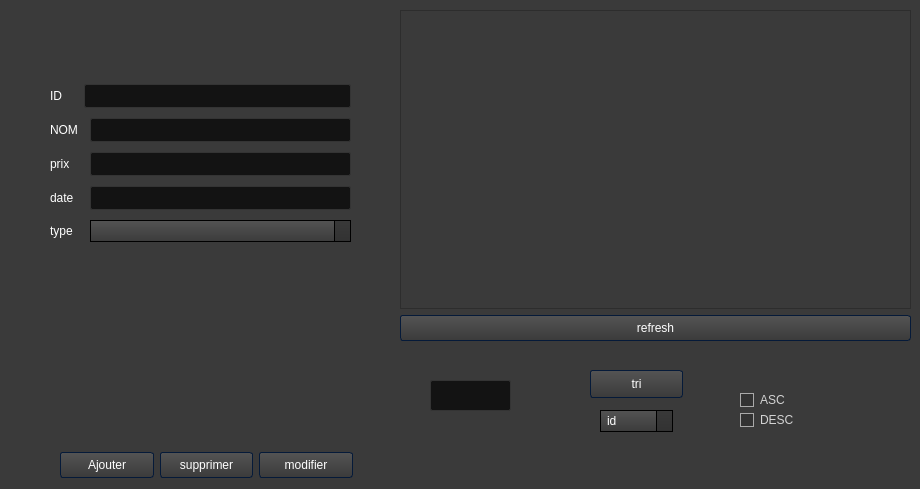
    <widget class="QWidget" name="tab_2">
     <property name="styleSheet">
      <string notr="true">

/*-----QWidget-----*/
QWidget
{
	background-color: #3a3a3a;
	color: #fff;
	selection-background-color: #b78620;
	selection-color: #000;

}


/*-----QLabel-----*/
QLabel
{
	background-color: transparent;
	color: #fff;

}


/*-----QMenuBar-----*/
QMenuBar 
{
	background-color: qlineargradient(spread:repeat, x1:1, y1:0, x2:1, y2:1, stop:0 rgba(57, 57, 57, 255),stop:1 rgba(50, 50, 50, 255));
	border: 1px solid #000;
	color: #fff;

}


QMenuBar::item 
{
	background-color: transparent;

}


QMenuBar::item:selected 
{
	background-color: rgba(183, 134, 32, 20%);
	border: 1px solid #b78620;
	color: #fff;

}


QMenuBar::item:pressed 
{
	background-color: rgb(183, 134, 32);
	border: 1px solid #b78620;
	color: #fff;

}


/*-----QMenu-----*/
QMenu
{
    background-color: qlineargradient(spread:repeat, x1:1, y1:0, x2:1, y2:1, stop:0 rgba(57, 57, 57, 255),stop:1 rgba(50, 50, 50, 255));
    border: 1px solid #222;
    padding: 4px;
	color: #fff;

}


QMenu::item
{
    background-color: transparent;
    padding: 2px 20px 2px 20px;

}


QMenu::separator
{
   	background-color: rgb(183, 134, 32);
	height: 1px;

}


QMenu::item:disabled
{
    color: #555;
    background-color: transparent;
    padding: 2px 20px 2px 20px;

}


QMenu::item:selected
{
	background-color: rgba(183, 134, 32, 20%);
	border: 1px solid #b78620;
	color: #fff;

}


/*-----QToolBar-----*/
QToolBar
{
	background-color: qlineargradient(spread:repeat, x1:1, y1:0, x2:1, y2:1, stop:0 rgba(69, 69, 69, 255),stop:1 rgba(58, 58, 58, 255));
	border-top: none;
	border-bottom: 1px solid #4f4f4f;
	border-left: 1px solid #4f4f4f;
	border-right: 1px solid #4f4f4f;

}


QToolBar::separator
{
	background-color: #2e2e2e;
	width: 1px;

}


/*-----QToolButton-----*/
QToolButton 
{
	background-color: transparent;
	color: #fff;
	padding: 5px;
	padding-left: 8px;
	padding-right: 8px;
	margin-left: 1px;
}


QToolButton:hover
{
	background-color: rgba(183, 134, 32, 20%);
	border: 1px solid #b78620;
	color: #fff;
	
}


QToolButton:pressed
{
	background-color: qlineargradient(spread:repeat, x1:1, y1:0, x2:1, y2:1, stop:0 rgba(57, 57, 57, 255),stop:1 rgba(50, 50, 50, 255));
	border: 1px solid #b78620;

}


QToolButton:checked
{
	background-color: qlineargradient(spread:repeat, x1:1, y1:0, x2:1, y2:1, stop:0 rgba(57, 57, 57, 255),stop:1 rgba(50, 50, 50, 255));
	border: 1px solid #222;
}


/*-----QPushButton-----*/
QPushButton
{
	background-color: qlineargradient(spread:repeat, x1:1, y1:0, x2:1, y2:1, stop:0 rgba(84, 84, 84, 255),stop:1 rgba(59, 59, 59, 255));
	color: #ffffff;
	min-width: 80px;
	border-style: solid;
	border-width: 1px;
	border-radius: 3px;
	border-color: #051a39;
	padding: 5px;

}


QPushButton::flat
{
	background-color: transparent;
	border: none;
	color: #fff;

}


QPushButton::disabled
{
	background-color: #404040;
	color: #656565;
	border-color: #051a39;

}


QPushButton::hover
{
	background-color: rgba(183, 134, 32, 20%);
	border: 1px solid #b78620;

}


QPushButton::pressed
{
	background-color: qlineargradient(spread:repeat, x1:1, y1:0, x2:1, y2:1, stop:0 rgba(74, 74, 74, 255),stop:1 rgba(49, 49, 49, 255));
	border: 1px solid #b78620;

}


QPushButton::checked
{
	background-color: qlineargradient(spread:repeat, x1:1, y1:0, x2:1, y2:1, stop:0 rgba(74, 74, 74, 255),stop:1 rgba(49, 49, 49, 255));
	border: 1px solid #222;

}


/*-----QLineEdit-----*/
QLineEdit
{
	background-color: #131313;
	color : #eee;
	border: 1px solid #343434;
	border-radius: 2px;
	padding: 3px;
	padding-left: 5px;

}


/*-----QPlainTExtEdit-----*/
QPlainTextEdit
{
	background-color: #131313;
	color : #eee;
	border: 1px solid #343434;
	border-radius: 2px;
	padding: 3px;
	padding-left: 5px;

}


/*-----QTabBar-----*/
QTabBar::tab
{
	background-color: qlineargradient(spread:repeat, x1:1, y1:0, x2:1, y2:1, stop:0 rgba(84, 84, 84, 255),stop:1 rgba(59, 59, 59, 255));
	color: #ffffff;
	border-style: solid;
	border-width: 1px;
	border-color: #666;
	border-bottom: none;
	padding: 5px;
	padding-left: 15px;
	padding-right: 15px;

}


QTabWidget::pane 
{
	background-color: red;
	border: 1px solid #666;
	top: 1px;

}


QTabBar::tab:last
{
	margin-right: 0; 

}


QTabBar::tab:first:!selected
{
	background-color: #0c0c0d;
	margin-left: 0px;

}


QTabBar::tab:!selected
{
	color: #b1b1b1;
	border-bottom-style: solid;
	background-color: #0c0c0d;

}


QTabBar::tab:selected
{
	margin-bottom: 0px;

}


QTabBar::tab:!selected:hover
{
	border-top-color: #b78620;

}


/*-----QComboBox-----*/
QComboBox
{
    background-color: qlineargradient(spread:repeat, x1:1, y1:0, x2:1, y2:1, stop:0 rgba(84, 84, 84, 255),stop:1 rgba(59, 59, 59, 255));
    border: 1px solid #000;
    padding-left: 6px;
    color: #ffffff;
    height: 20px;

}


QComboBox::disabled
{
	background-color: #404040;
	color: #656565;
	border-color: #051a39;

}


QComboBox:on
{
    background-color: #b78620;
	color: #000;

}


QComboBox QAbstractItemView
{
    background-color: #383838;
    color: #ffffff;
    border: 1px solid black;
    selection-background-color: #b78620;
    outline: 0;

}


QComboBox::drop-down
{
	background-color: qlineargradient(spread:repeat, x1:1, y1:0, x2:1, y2:1, stop:0 rgba(57, 57, 57, 255),stop:1 rgba(50, 50, 50, 255));
    subcontrol-origin: padding;
    subcontrol-position: top right;
    width: 15px;
    border-left-width: 1px;
    border-left-color: black;
    border-left-style: solid; 

}


QComboBox::down-arrow
{
    image: url(://arrow-down.png);
    width: 8px;
    height: 8px;
}


/*-----QSpinBox &amp; QDateTimeEdit-----*/
QSpinBox,
QDateTimeEdit 
{
    background-color: #131313;
	color : #eee;
	border: 1px solid #343434;
	padding: 3px;
	padding-left: 5px;
    border-radius : 2px;

}


QSpinBox::up-button, 
QDateTimeEdit::up-button
{
	border-top-right-radius:2px;
	background-color: #777777;
    width: 16px; 
    border-width: 1px;

}


QSpinBox::up-button:hover, 
QDateTimeEdit::up-button:hover
{
	background-color: #585858;

}


QSpinBox::up-button:pressed, 
QDateTimeEdit::up-button:pressed
{
	background-color: #252525;
    width: 16px; 
    border-width: 1px;

}


QSpinBox::up-arrow,
QDateTimeEdit::up-arrow
{
    image: url(://arrow-up.png);
    width: 7px;
    height: 7px;

}


QSpinBox::down-button, 
QDateTimeEdit::down-button
{
	border-bottom-right-radius:2px;
	background-color: #777777;
    width: 16px; 
    border-width: 1px;

}


QSpinBox::down-button:hover, 
QDateTimeEdit::down-button:hover
{
	background-color: #585858;

}


QSpinBox::down-button:pressed, 
QDateTimeEdit::down-button:pressed
{
	background-color: #252525;
    width: 16px; 
    border-width: 1px;

}


QSpinBox::down-arrow,
QDateTimeEdit::down-arrow
{
    image: url(://arrow-down.png);
    width: 7px;
    height: 7px;

}


/*-----QGroupBox-----*/
QGroupBox 
{
    border: 1px solid;
    border-color: #666666;
	border-radius: 5px;
    margin-top: 20px;

}


QGroupBox::title  
{
    background-color: transparent;
    color: #eee;
    subcontrol-origin: margin;
    padding: 5px;
	border-top-left-radius: 3px;
	border-top-right-radius: 3px;

}


/*-----QHeaderView-----*/
QHeaderView::section
{
    background-color: qlineargradient(spread:repeat, x1:1, y1:0, x2:1, y2:1, stop:0 rgba(60, 60, 60, 255),stop:1 rgba(50, 50, 50, 255));
	border: 1px solid #000;
    color: #fff;
    text-align: left;
	padding: 4px;
	
}


QHeaderView::section:disabled
{
    background-color: #525251;
    color: #656565;

}


QHeaderView::section:checked
{
    background-color: qlineargradient(spread:repeat, x1:1, y1:0, x2:1, y2:1, stop:0 rgba(60, 60, 60, 255),stop:1 rgba(50, 50, 50, 255));
    color: #fff;

}


QHeaderView::section::vertical::first,
QHeaderView::section::vertical::only-one
{
    border-top: 1px solid #353635;

}


QHeaderView::section::vertical
{
    border-top: 1px solid #353635;

}


QHeaderView::section::horizontal::first,
QHeaderView::section::horizontal::only-one
{
    border-left: 1px solid #353635;

}


QHeaderView::section::horizontal
{
    border-left: 1px solid #353635;

}


QTableCornerButton::section
{
    background-color: qlineargradient(spread:repeat, x1:1, y1:0, x2:1, y2:1, stop:0 rgba(60, 60, 60, 255),stop:1 rgba(50, 50, 50, 255));
	border: 1px solid #000;
    color: #fff;

}


/*-----QTreeWidget-----*/
QTreeView
{
	show-decoration-selected: 1;
	alternate-background-color: #3a3a3a;
	selection-color: #fff;
	background-color: #2d2d2d;
	border: 1px solid gray;
	padding-top : 5px;
	color: #fff;
	font: 8pt;

}


QTreeView::item:selected
{
	color:#fff;
	background-color: #b78620;
	border-radius: 0px;

}


QTreeView::item:!selected:hover
{
    background-color: #262626;
    border: none;
    color: white;

}


QTreeView::branch:has-children:!has-siblings:closed,
QTreeView::branch:closed:has-children:has-siblings 
{
	image: url(://tree-closed.png);

}


QTreeView::branch:open:has-children:!has-siblings,
QTreeView::branch:open:has-children:has-siblings  
{
	image: url(://tree-open.png);

}


/*-----QListView-----*/
QListView 
{
	background-color: qlineargradient(spread:repeat, x1:1, y1:0, x2:1, y2:1, stop:0 rgba(83, 83, 83, 255),stop:0.293269 rgba(81, 81, 81, 255),stop:0.634615 rgba(79, 79, 79, 255),stop:1 rgba(83, 83, 83, 255));
    border : none;
    color: white;
    show-decoration-selected: 1; 
    outline: 0;
	border: 1px solid gray;

}


QListView::disabled 
{
	background-color: #656565;
	color: #1b1b1b;
    border: 1px solid #656565;

}


QListView::item 
{
	background-color: #2d2d2d;
    padding: 1px;

}


QListView::item:alternate 
{
    background-color: #3a3a3a;

}


QListView::item:selected 
{
	background-color: #b78620;
	border: 1px solid #b78620;
	color: #fff;

}


QListView::item:selected:!active 
{
	background-color: #b78620;
	border: 1px solid #b78620;
	color: #fff;

}


QListView::item:selected:active 
{
	background-color: #b78620;
	border: 1px solid #b78620;
	color: #fff;

}


QListView::item:hover {
    background-color: #262626;
    border: none;
    color: white;

}


/*-----QCheckBox-----*/
QCheckBox
{
	background-color: transparent;
    color: lightgray;
	border: none;

}


QCheckBox::indicator
{
    background-color: #323232;
    border: 1px solid darkgray;
    width: 12px;
    height: 12px;

}


QCheckBox::indicator:checked
{
    image:url(&quot;./ressources/check.png&quot;);
	background-color: #b78620;
    border: 1px solid #3a546e;

}


QCheckBox::indicator:unchecked:hover
{
	border: 1px solid #b78620; 

}


QCheckBox::disabled
{
	color: #656565;

}


QCheckBox::indicator:disabled
{
	background-color: #656565;
	color: #656565;
    border: 1px solid #656565;

}


/*-----QRadioButton-----*/
QRadioButton 
{
	color: lightgray;
	background-color: transparent;

}


QRadioButton::indicator::unchecked:hover 
{
	background-color: lightgray;
	border: 2px solid #b78620;
	border-radius: 6px;
}


QRadioButton::indicator::checked 
{
	border: 2px solid #b78620;
	border-radius: 6px;
	background-color: rgba(183,134,32,20%);  
	width: 9px; 
	height: 9px; 

}


/*-----QSlider-----*/
QSlider::groove:horizontal 
{
	background-color: transparent;
	height: 3px;

}


QSlider::sub-page:horizontal 
{
	background-color: #b78620;

}


QSlider::add-page:horizontal 
{
	background-color: #131313;

}


QSlider::handle:horizontal 
{
	background-color: #b78620;
	width: 14px;
	margin-top: -6px;
	margin-bottom: -6px;
	border-radius: 6px;

}


QSlider::handle:horizontal:hover 
{
	background-color: #d89e25;
	border-radius: 6px;

}


QSlider::sub-page:horizontal:disabled 
{
	background-color: #bbb;
	border-color: #999;

}


QSlider::add-page:horizontal:disabled 
{
	background-color: #eee;
	border-color: #999;

}


QSlider::handle:horizontal:disabled 
{
	background-color: #eee;
	border: 1px solid #aaa;
	border-radius: 3px;

}


/*-----QScrollBar-----*/
QScrollBar:horizontal
{
    border: 1px solid #222222;
    background-color: #3d3d3d;
    height: 15px;
    margin: 0px 16px 0 16px;

}


QScrollBar::handle:horizontal
{
	background-color: qlineargradient(spread:repeat, x1:1, y1:0, x2:1, y2:1, stop:0 rgba(97, 97, 97, 255),stop:1 rgba(90, 90, 90, 255));
	border: 1px solid #2d2d2d;
    min-height: 20px;

}


QScrollBar::add-line:horizontal
{
	background-color: qlineargradient(spread:repeat, x1:1, y1:0, x2:1, y2:1, stop:0 rgba(97, 97, 97, 255),stop:1 rgba(90, 90, 90, 255));
	border: 1px solid #2d2d2d;
    width: 15px;
    subcontrol-position: right;
    subcontrol-origin: margin;

}


QScrollBar::sub-line:horizontal
{
	background-color: qlineargradient(spread:repeat, x1:1, y1:0, x2:1, y2:1, stop:0 rgba(97, 97, 97, 255),stop:1 rgba(90, 90, 90, 255));
	border: 1px solid #2d2d2d;
    width: 15px;
    subcontrol-position: left;
    subcontrol-origin: margin;

}


QScrollBar::right-arrow:horizontal
{
    image: url(://arrow-right.png);
    width: 6px;
    height: 6px;

}


QScrollBar::left-arrow:horizontal
{
    image: url(://arrow-left.png);
    width: 6px;
    height: 6px;

}


QScrollBar::add-page:horizontal, QScrollBar::sub-page:horizontal
{
    background: none;

}


QScrollBar:vertical
{
    background-color: #3d3d3d;
    width: 16px;
	border: 1px solid #2d2d2d;
    margin: 16px 0px 16px 0px;

}


QScrollBar::handle:vertical
{
    background-color: qlineargradient(spread:repeat, x1:1, y1:0, x2:1, y2:1, stop:0 rgba(97, 97, 97, 255),stop:1 rgba(90, 90, 90, 255));
	border: 1px solid #2d2d2d;
    min-height: 20px;

}


QScrollBar::add-line:vertical
{
	background-color: qlineargradient(spread:repeat, x1:1, y1:0, x2:1, y2:1, stop:0 rgba(97, 97, 97, 255),stop:1 rgba(90, 90, 90, 255));
	border: 1px solid #2d2d2d;
    height: 15px;
    subcontrol-position: bottom;
    subcontrol-origin: margin;

}


QScrollBar::sub-line:vertical
{
	background-color: qlineargradient(spread:repeat, x1:1, y1:0, x2:1, y2:1, stop:0 rgba(97, 97, 97, 255),stop:1 rgba(90, 90, 90, 255));
	border: 1px solid #2d2d2d;
    height: 15px;
    subcontrol-position: top;
    subcontrol-origin: margin;

}


QScrollBar::up-arrow:vertical
{
    image: url(://arrow-up.png);
    width: 6px;
    height: 6px;

}


QScrollBar::down-arrow:vertical
{
    image: url(://arrow-down.png);
    width: 6px;
    height: 6px;

}


QScrollBar::add-page:vertical, QScrollBar::sub-page:vertical
{
    background: none;

}


/*-----QProgressBar-----*/
QProgressBar
{
    border: 1px solid #666666;
    text-align: center;
	color: #000;
	font-weight: bold;

}


QProgressBar::chunk
{
    background-color: #b78620;
    width: 30px;
    margin: 0.5px;

}

</string>
     </property>
     <attribute name="title">
      <string>Tab 2</string>
     </attribute>
     <widget class="QWidget" name="layoutWidget_2">
      <property name="geometry">
       <rect>
        <x>400</x>
        <y>10</y>
        <width>511</width>
        <height>331</height>
       </rect>
      </property>
      <layout class="QVBoxLayout" name="verticalLayout_3">
       <item>
        <widget class="QTableView" name="tableView_2"/>
       </item>
       <item>
        <widget class="QPushButton" name="pushButton_6">
         <property name="text">
          <string>refresh</string>
         </property>
        </widget>
       </item>
      </layout>
     </widget>
     <widget class="QWidget" name="layoutWidget_3">
      <property name="geometry">
       <rect>
        <x>50</x>
        <y>80</y>
        <width>301</width>
        <height>171</height>
       </rect>
      </property>
      <layout class="QGridLayout" name="gridLayout_2">
       <item row="1" column="2">
        <widget class="QLineEdit" name="lineEdit_nom_facture"/>
       </item>
       <item row="3" column="2">
        <widget class="QLineEdit" name="lineEdit_date_facture"/>
       </item>
       <item row="1" column="0">
        <widget class="QLabel" name="label_7">
         <property name="text">
          <string>NOM</string>
         </property>
        </widget>
       </item>
       <item row="2" column="0">
        <widget class="QLabel" name="label_8">
         <property name="text">
          <string>prix</string>
         </property>
        </widget>
       </item>
       <item row="3" column="0" colspan="2">
        <widget class="QLabel" name="label_9">
         <property name="text">
          <string>date</string>
         </property>
        </widget>
       </item>
       <item row="0" column="0">
        <widget class="QLabel" name="label_6">
         <property name="text">
          <string>ID</string>
         </property>
        </widget>
       </item>
       <item row="2" column="2">
        <widget class="QLineEdit" name="lineEdit_prix_facture"/>
       </item>
       <item row="0" column="1" colspan="2">
        <widget class="QLineEdit" name="lineEdit_id_facture"/>
       </item>
       <item row="4" column="2">
        <widget class="QComboBox" name="comboBox_facture"/>
       </item>
       <item row="4" column="0">
        <widget class="QLabel" name="label_10">
         <property name="text">
          <string>type</string>
         </property>
        </widget>
       </item>
      </layout>
     </widget>
     <widget class="QWidget" name="layoutWidget_4">
      <property name="geometry">
       <rect>
        <x>60</x>
        <y>450</y>
        <width>293</width>
        <height>30</height>
       </rect>
      </property>
      <layout class="QHBoxLayout" name="horizontalLayout_3">
       <item>
        <widget class="QPushButton" name="pushButton_7">
         <property name="text">
          <string>Ajouter</string>
         </property>
        </widget>
       </item>
       <item>
        <widget class="QPushButton" name="pushButton_8">
         <property name="text">
          <string>supprimer</string>
         </property>
        </widget>
       </item>
       <item>
        <widget class="QPushButton" name="pushButton_9">
         <property name="text">
          <string>modifier</string>
         </property>
        </widget>
       </item>
      </layout>
     </widget>
     <widget class="QLineEdit" name="lineEdit">
      <property name="geometry">
       <rect>
        <x>430</x>
        <y>380</y>
        <width>81</width>
        <height>31</height>
       </rect>
      </property>
      <property name="text">
       <string/>
      </property>
      <property name="placeholderText">
       <string notr="true"/>
      </property>
     </widget>
     <widget class="QLabel" name="labela">
      <property name="geometry">
       <rect>
        <x>120</x>
        <y>290</y>
        <width>141</width>
        <height>111</height>
       </rect>
      </property>
      <property name="text">
       <string/>
      </property>
     </widget>
     <widget class="QPushButton" name="pushButton_11">
      <property name="geometry">
       <rect>
        <x>590</x>
        <y>370</y>
        <width>93</width>
        <height>28</height>
       </rect>
      </property>
      <property name="text">
       <string>tri</string>
      </property>
     </widget>
     <widget class="QComboBox" name="comboBox_2">
      <property name="geometry">
       <rect>
        <x>600</x>
        <y>410</y>
        <width>73</width>
        <height>22</height>
       </rect>
      </property>
      <item>
       <property name="text">
        <string>id</string>
       </property>
      </item>
      <item>
       <property name="text">
        <string>nom</string>
       </property>
      </item>
      <item>
       <property name="text">
        <string>prix</string>
       </property>
      </item>
      <item>
       <property name="text">
        <string>marge_de_benef</string>
       </property>
      </item>
     </widget>
     <widget class="QCheckBox" name="checkBox_3">
      <property name="geometry">
       <rect>
        <x>740</x>
        <y>390</y>
        <width>83</width>
        <height>20</height>
       </rect>
      </property>
      <property name="text">
       <string>ASC</string>
      </property>
     </widget>
     <widget class="QCheckBox" name="checkBox_4">
      <property name="geometry">
       <rect>
        <x>740</x>
        <y>410</y>
        <width>83</width>
        <height>20</height>
       </rect>
      </property>
      <property name="text">
       <string>DESC</string>
      </property>
     </widget>
    </widget>
